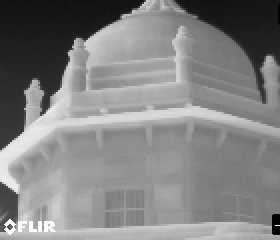
#> input picture registration/thermal/test1-t.jpg, 280 x 240 px; its folder holds only this picture in this run
$ python sift.py   (older library calls are emulated)
#> lines starting #> are read from the running program, lines starting #| are printed output that depends on the picture; after the words box and inside, x2 and y2 are one past the last pixel; in counts of white or black regions, pixels touching at a corner belong together; pictures that were not available may be replaced by others from this repository, and a replacement may not be noted
#!/usr/bin/env python3
import numpy as np
import argparse
import imutils
import glob
import cv2
import os

MAX_FEATURES = 500
GOOD_MATCH_PERCENT = 0.15
MIN_MATCH_COUNT = 50

def alignImages(img1, img2,filename,_type):
    print("hi")
    # Initiate SIFT detector
    #   sift = cv2.SIFT()
    sift = cv2.SIFT_create()
    # find the keypoints and descriptors with SIFT
    kp1, des1 = sift.detectAndCompute(img1,None)
    kp2, des2 = sift.detectAndCompute(img2,None)
    FLANN_INDEX_KDTREE = 0
    index_params = dict(algorithm = FLANN_INDEX_KDTREE, trees = 5)
    search_params = dict(checks = 50)
    flann = cv2.FlannBasedMatcher(index_params, search_params)
    matches = flann.knnMatch(des1,des2,k=2)
    # store all the good matches as per Lowe's ratio test.
    good = []
    for m,n in matches:
        if m.distance < 0.7*n.distance:
            good.append(m)
    if len(good)>MIN_MATCH_COUNT:
        src_pts = np.float32([ kp1[m.queryIdx].pt for m in good ]).reshape(-1,1,2)
        dst_pts = np.float32([ kp2[m.trainIdx].pt for m in good ]).reshape(-1,1,2)
        M, mask = cv2.findHomography(src_pts, dst_pts, cv2.RANSAC,5.0)
        matchesMask = mask.ravel().tolist()
        h,w = img1.shape[:-1]
        pts = np.float32([ [0,0],[0,h-1],[w-1,h-1],[w-1,0] ]).reshape(-1,1,2)
        dst = cv2.perspectiveTransform(pts,M)
        img2 = cv2.polylines(img2,[np.int32(dst)],True,255,3, cv2.LINE_AA)
    else:
        matchesMask = None
    draw_params = dict(matchColor = (0,255,0), # draw matches in green color
                       singlePointColor = None,
                       matchesMask = matchesMask, # draw only inliers
                       flags = 2)
    img3 = cv2.drawMatches(img1,kp1,img2,kp2,good,None,**draw_params)
    if _type=="cropped":
        cv2.imwrite(os.path.join('./registration_sift/',filename), img3)
    else:
        cv2.imwrite(os.path.join('./uncropped_sift/',filename), img3)

print("Enter the required options : ")
print("1) Automatic Registration on all images")
print("2) Enter name of visible and thermal image yourself")
option = int(input())
#> the answer given: 1
if(option==1):
    directory = 'thermal'
    thermal_images_files=[]
    for filename in os.listdir(directory):
        thermal_images_files.append(filename)
    directory = 'visible'
    visible_images_files=[]
    for filename in os.listdir(directory):
        visible_images_files.append(filename)


    for i in range(len(thermal_images_files)):
        try:
            filename='./results_sift/'+str(i)+'.jpg'
            if os.path.exists(filename):
                print("image already exists")
                continue
            else:
                print("performing registration")
                # load the image image, convert it to grayscale, and detect edges
                template = cv2.imread('thermal/'+thermal_images_files[i])
#> template is the input picture: shape (240, 280, 3); mean B, G, R 130.1, 130.1, 130.1
                template = cv2.cvtColor(template, cv2.COLOR_BGR2GRAY)
#> template: shape (240, 280)
                template = cv2.Canny(template, 50, 200)
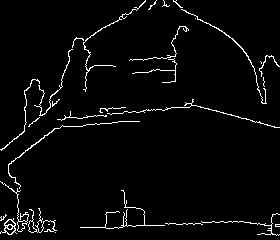
#> template: shape (240, 280); 3.4% white in thin lines or dots
                (tH, tW) = template.shape[:2]
#> tH = 240; tW = 280

                # loop over the images to find the template in

                # load the image, convert it to grayscale, and initialize the
                # bookkeeping variable to keep track of the matched region
                image = cv2.imread('visible/'+visible_images_files[i])
                gray = cv2.cvtColor(image, cv2.COLOR_BGR2GRAY)
                found = None

                # loop over the scales of the image
                for scale in np.linspace(0.2, 1.0, 20)[::-1]:
                    # resize the image according to the scale, and keep track
                    # of the ratio of the resizing
                    resized = imutils.resize(gray, width = int(gray.shape[1] * scale))
                    r = gray.shape[1] / float(resized.shape[1])

                    # if the resized image is smaller than the template, then break
                    # from the loop
                    if resized.shape[0] < tH or resized.shape[1] < tW:
                        break

                    # detect edges in the resized, grayscale image and apply template
                    # matching to find the template in the image
                    edged = cv2.Canny(resized, 50, 200)
                    result = cv2.matchTemplate(edged, template, cv2.TM_CCOEFF)
                    (_, maxVal, _, maxLoc) = cv2.minMaxLoc(result)

                    # if we have found a new maximum correlation value, then update
                    # the bookkeeping variable
                    if found is None or maxVal > found[0]:
                        found = (maxVal, maxLoc, r)
#> this loop made 2 passes
#> (result, maxVal, found) on pass 1: ([142317440], 142317440, (142317440, (0, 0), 1))

                # unpack the bookkeeping variable and compute the (x, y) coordinates
                # of the bounding box based on the resized ratio
                (_, maxLoc, r) = found
#> r = 1
                (startX, startY) = (int(maxLoc[0] * r), int(maxLoc[1] * r))
#> startX = 0; startY = 0
                (endX, endY) = (int((maxLoc[0] + tW) * r), int((maxLoc[1] + tH) * r))
#> endX = 280; endY = 240

                # draw a bounding box around the detected result and display the image
                cv2.rectangle(image, (startX, startY), (endX, endY), (0, 0, 255), 2)
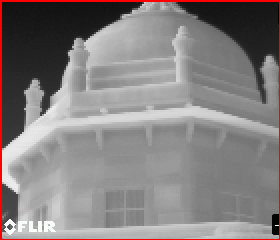
#> image: shape (240, 280, 3); 2.31% of pixels changed, all inside (x1, y1, x2, y2) = (0, 0, 280, 240)
                crop_img = image[startY:endY, startX:endX]

                name = "thermal/"+thermal_images_files[i]
                thermal_image = cv2.imread(name, cv2.IMREAD_COLOR)

                crop_img = cv2.resize(crop_img, (thermal_image.shape[1], thermal_image.shape[0]))

                cv2.imwrite(os.path.join('./output_sift/', str(i)+'.jpg'),crop_img)

                final = np.concatenate((crop_img, thermal_image), axis = 1)
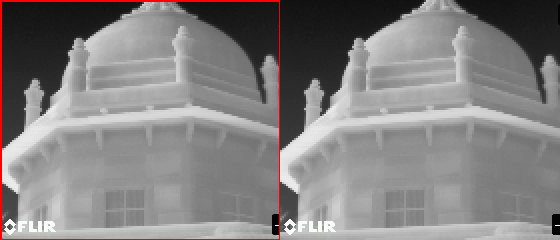
#> final: shape (240, 560, 3); mean B, G, R 129.2, 129.2, 132.1
                cv2.imwrite(os.path.join('./results_sift/', str(i)+'.jpg'),final)

                cv2.waitKey(0)

                # Read reference image
                refFilename = "thermal/"+thermal_images_files[i]
                print("Reading reference image : ", refFilename)
                imReference = cv2.imread(refFilename, cv2.IMREAD_COLOR)

                # Read image to be aligned
                imFilename = "output_sift/"+str(i)+'.jpg'
                print("Reading image to align : ", imFilename);
                im = cv2.imread(imFilename, cv2.IMREAD_COLOR)
                file_name=thermal_images_files[i]
                alignImages(im,imReference,file_name,"cropped")
#> in alignImages, `kp1, des1 = sift.detectAndCompute(img1,None)`: kp1 = 109 keypoints; strongest (x, y, size): (10, 227, 3.1), (6, 224, 2.6), (10, 221, 3.6), (6, 229, 2.3)
#> in alignImages, `kp2, des2 = sift.detectAndCompute(img2,None)`: kp2 has the same summary as kp1
#> in alignImages, `matches = flann.knnMatch(des1,des2,k=2)`: matches = 109 matches
#> the loop in alignImages, `for m,n in matches:` made 109 passes
#> in alignImages, `src_pts = np.float32([ kp1[m.queryIdx].pt for m in good ]).reshape(-1,..`: src_pts = 109 rows, first 8: [4.21, 181.5], [6.08, 229.1], [6.24, 224.1], [8.95, 232], [9.6, 226.9], [9.6, 226.9], [9.73, 221.5], [9.73, 221.5]
#> in alignImages, `dst_pts = np.float32([ kp2[m.trainIdx].pt for m in good ]).reshape(-1,..`: dst_pts has the same summary as src_pts
#> in alignImages, `M, mask = cv2.findHomography(src_pts, dst_pts, cv2.RANSAC,5.0)`: M = [[1, -9.15e-17, 5.55e-15], [3.91e-17, 1, -4.23e-14], [-2.3e-18, -1.82e-18, 1]]; mask = 109 values from 1 to 1
#> in alignImages, `dst = cv2.perspectiveTransform(pts,M)`: dst = [[5.55e-15, -4.23e-14], [-1.63e-14, 239], [279, 239], [279, -3.14e-14]]
#> in alignImages, `img2 = cv2.polylines(img2,[np.int32(dst)],True,255,3, cv2.LINE_AA)`:
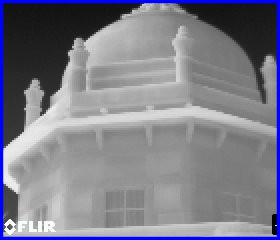
#> img2: shape (240, 280, 3); 6.1% of pixels changed, all inside (x1, y1, x2, y2) = (0, 0, 280, 240)
#> in alignImages, `draw_params = dict(matchColor = (0,255,0),`: draw_params = 4 items
#> in alignImages, `img3 = cv2.drawMatches(img1,kp1,img2,kp2,good,None,**draw_params)`:
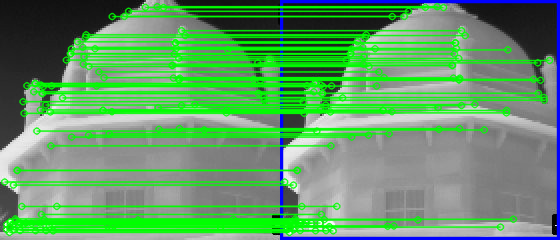
#> img3: shape (240, 560, 3); mean B, G, R 103.2, 154.2, 97.5
                alignImages(image,imReference,file_name,"uncropped")
#> call 2 of alignImages, with filename = 'test1-t.jpg', _type = 'uncropped'
#> in alignImages (call 2), `kp1, des1 = sift.detectAndCompute(img1,None)`: kp1 = 113 keypoints; strongest (x, y, size): (10, 227, 3.1), (6, 224, 2.6), (10, 221, 3.6), (6, 229, 2.3)
#> in alignImages (call 2), `kp2, des2 = sift.detectAndCompute(img2,None)`: kp2 = 125 keypoints; strongest (x, y, size): (10, 227, 3.1), (6, 224, 2.6), (8, 232, 5.3), (6, 229, 2.4)
#> in alignImages (call 2), `matches = flann.knnMatch(des1,des2,k=2)`: matches = 113 matches
#> the loop in alignImages (call 2), `for m,n in matches:` made 113 passes
#> after the loop in alignImages (call 2), `for m,n in matches:`: good = 96 matches
#> in alignImages (call 2), `src_pts = np.float32([ kp1[m.queryIdx].pt for m in good ]).reshape(-1,..`: src_pts = 96 rows, first 8: [6.08, 229.1], [6.24, 224.1], [8.36, 232.2], [9.6, 226.9], [12.94, 223.8], [13.07, 229.3], [15.02, 219.8], [15.02, 219.8]
#> in alignImages (call 2), `dst_pts = np.float32([ kp2[m.trainIdx].pt for m in good ]).reshape(-1,..`: dst_pts = 96 rows, first 8: [5.99, 229.1], [6.15, 224.1], [8, 232.5], [9.6, 226.9], [12.94, 223.8], [13.07, 229.3], [15.11, 220.5], [15.11, 220.5]
#> in alignImages (call 2), `M, mask = cv2.findHomography(src_pts, dst_pts, cv2.RANSAC,5.0)`: M = [[1, -0.000313, -0.0449], [0.000238, 0.999, 0.0359], [4.08e-06, -5.61e-06, 1]]; mask = 96 values from 1 to 1
#> in alignImages (call 2), `dst = cv2.perspectiveTransform(pts,M)`: dst = [[-0.0449, 0.0359], [-0.12, 239.1], [279.1, 238.9], [278.8, 0.102]]
#> in alignImages (call 2), `img2 = cv2.polylines(img2,[np.int32(dst)],True,255,3, cv2.LINE_AA)`:
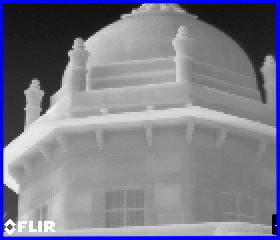
#> img2: shape (240, 280, 3); 1.88% of pixels changed, all inside (x1, y1, x2, y2) = (3, 3, 277, 237)
#> in alignImages (call 2), `img3 = cv2.drawMatches(img1,kp1,img2,kp2,good,None,**draw_params)`:
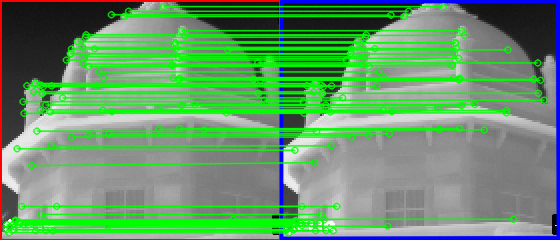
#> img3: shape (240, 560, 3); mean B, G, R 105, 151.4, 101.4

        except:
            pass

else:
    print("Enter the name of thermal image in thermal folder")
    thermal = raw_input()
    print("Enter the name of visible image in visible folder")
    visible = raw_input()
    image = cv2.imread('visible/'+visible+'.jpg')
    template = cv2.imread('thermal/'+thermal+'.jpg')

    print("performing registration")
    # load the image image, convert it to grayscale, and detect edges
    template = cv2.cvtColor(template, cv2.COLOR_BGR2GRAY)
    template = cv2.Canny(template, 50, 200)
    (tH, tW) = template.shape[:2]

    # loop over the images to find the template in

    # load the image, convert it to grayscale, and initialize the
    # bookkeeping variable to keep track of the matched region
    image = cv2.imread('visible/'+visible+'.jpg')
    gray = cv2.cvtColor(image, cv2.COLOR_BGR2GRAY)
    found = None

    # loop over the scales of the image
    for scale in np.linspace(0.2, 1.0, 20)[::-1]:
        # resize the image according to the scale, and keep track
        # of the ratio of the resizing
        resized = imutils.resize(gray, width = int(gray.shape[1] * scale))
        r = gray.shape[1] / float(resized.shape[1])

        # if the resized image is smaller than the template, then break
        # from the loop
        if resized.shape[0] < tH or resized.shape[1] < tW:
            break

        # detect edges in the resized, grayscale image and apply template
        # matching to find the template in the image
        edged = cv2.Canny(resized, 50, 200)
        result = cv2.matchTemplate(edged, template, cv2.TM_CCOEFF)
        (_, maxVal, _, maxLoc) = cv2.minMaxLoc(result)

        # if we have found a new maximum correlation value, then update
        # the bookkeeping variable
        if found is None or maxVal > found[0]:
            found = (maxVal, maxLoc, r)

    # unpack the bookkeeping variable and compute the (x, y) coordinates
    # of the bounding box based on the resized ratio
    (_, maxLoc, r) = found
    (startX, startY) = (int(maxLoc[0] * r), int(maxLoc[1] * r))
    (endX, endY) = (int((maxLoc[0] + tW) * r), int((maxLoc[1] + tH) * r))

    # draw a bounding box around the detected result and display the image
    cv2.rectangle(image, (startX, startY), (endX, endY), (0, 0, 255), 2)
    crop_img = image[startY:endY, startX:endX]

    name = "thermal/"+thermal+'.jpg'
    thermal_image = cv2.imread(name, cv2.IMREAD_COLOR)

    crop_img = cv2.resize(crop_img, (thermal_image.shape[1], thermal_image.shape[0]))

    cv2.imwrite(os.path.join('./output_sift/', thermal+'.jpg'),crop_img)

    final = np.concatenate((crop_img, thermal_image), axis = 1)
    cv2.imwrite(os.path.join('./results_sift/', thermal+'.jpg'),final)

    cv2.waitKey(0)

    # Read reference image
    refFilename = "thermal/"+thermal+'.jpg'
    print("Reading reference image : ", refFilename)
    imReference = cv2.imread(refFilename, cv2.IMREAD_COLOR)

    # Read image to be aligned
    imFilename = "output_sift/"+thermal+'.jpg'
    print("Reading image to align : ", imFilename);
    im = cv2.imread(imFilename, cv2.IMREAD_COLOR)
    file_name=thermal+'.jpg'
    alignImages(im,imReference,file_name,"cropped")
    alignImages(image,imReference,file_name,"uncropped")
